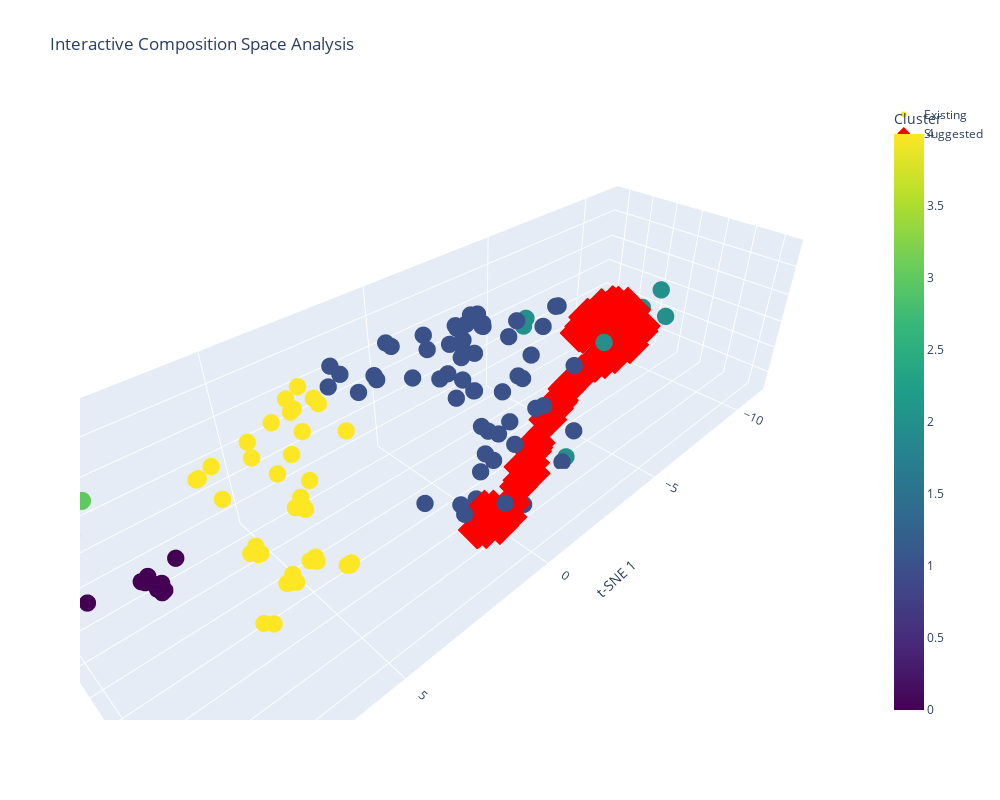

Notebook source saved alongside this figure:
### Code cell
# 5. Visualize results
#fig = plt.figure(figsize=(12, 8))
#ax = fig.add_subplot(111, projection='3d')

# Combine original and new compositions for t-SNE
all_compositions = compositions + new_compositions
print(f"Total compositions for t-SNE: {len(all_compositions)}")

# Convert all compositions to array format
all_comp_array = analyzer._compositions_to_array(all_compositions)
print(f"Combined composition array shape: {all_comp_array.shape}")

# Run t-SNE on all compositions together
all_embeddings = analyzer.tsne.fit_transform(all_comp_array)
print(f"Combined embeddings shape: {all_embeddings.shape}")

# Split embeddings back into original and new
original_embeddings = all_embeddings[:len(compositions)]
new_embeddings = all_embeddings[len(compositions):]

import plotly.graph_objects as go
from plotly.subplots import make_subplots

# Calculate statistics for each dimension
mean = np.mean(all_embeddings, axis=0)
std = np.std(all_embeddings, axis=0)
n_std = 2  # Number of standard deviations to consider as threshold

# Create masks for outliers
mask_original = np.all(np.abs(original_embeddings - mean) < n_std * std, axis=1)
mask_new = np.all(np.abs(new_embeddings - mean) < n_std * std, axis=1)

# Create the 3D scatter plot
fig = go.Figure()

# Plot original compositions with their clusters (filtered)
fig.add_trace(go.Scatter3d(
    x=original_embeddings[mask_original, 0],
    y=original_embeddings[mask_original, 1],
    z=original_embeddings[mask_original, 2],
    mode='markers',
    marker=dict(
        size=6,
        color=np.array(clusters)[mask_original],
        colorscale='Viridis',
        showscale=True,
        colorbar=dict(title='Cluster')
    ),
    text=[f"Cluster {c}<br>" + "<br>".join([f"{k}: {v:.3f}" for k, v in comp.items()]) 
          for c, comp in zip(np.array(clusters)[mask_original], np.array(compositions)[mask_original])],
    hoverinfo='text',
    name='Existing'
))

# Plot new compositions in red (filtered)
fig.add_trace(go.Scatter3d(
    x=new_embeddings[mask_new, 0],
    y=new_embeddings[mask_new, 1],
    z=new_embeddings[mask_new, 2],
    mode='markers',
    marker=dict(
        size=10,
        color='red',
        symbol='diamond'
    ),
    text=["Suggested<br>" + "<br>".join([f"{k}: {v:.3f}" for k, v in comp.items()]) 
          for comp in np.array(new_compositions)[mask_new]],
    hoverinfo='text',
    name='Suggested'
))

# Update the layout
fig.update_layout(
    title='Interactive Composition Space Analysis',
    scene=dict(
        xaxis_title='t-SNE 1',
        yaxis_title='t-SNE 2',
        zaxis_title='t-SNE 3'
    ),
    width=1000,
    height=800,
    showlegend=True
)

# Show the plot
fig.show()

### Figure 1 — Plotly figure (JSON) as saved in the notebook; plotly's stock layout.template omitted (floating-point values rounded to 4 significant figures; data arrays with more than 128 entries replaced by an {"elided": "..."} marker saying what was removed)
{"data": [{"hoverinfo": "text", "marker": {"color": {"elided": "138 int values"}, "colorbar": {"title": {"text": "Cluster"}}, "colorscale": [[0, "#440154"], [0.1111, "#482878"], [0.2222, "#3e4989"], [0.3333, "#31688e"], [0.4444, "#26828e"], [0.5556, "#1f9e89"], [0.6667, "#35b779"], [0.7778, "#6ece58"], [0.8889, "#b5de2b"], [1, "#fde725"]], "showscale": true, "size": 6}, "mode": "markers", "name": "Existing", "text": {"elided": "138 str values"}, "type": "scatter3d", "x": {"elided": "138 float values"}, "y": {"elided": "138 float values"}, "z": {"elided": "138 float values"}}, {"hoverinfo": "text", "marker": {"color": "red", "size": 10, "symbol": "diamond"}, "mode": "markers", "name": "Suggested", "text": ["Suggested<br>Cr: 0.041<br>Ti: 0.077<br>V: 0.825<br>W: 0.037<br>Zr: 0.019", "Suggested<br>Cr: 0.020<br>Ti: 0.019<br>V: 0.927<br>W: 0.015<br>Zr: 0.019", "Suggested<br>Cr: 0.041<br>Ti: 0.076<br>V: 0.828<br>W: 0.037<br>Zr: 0.019", "Suggested<br>Cr: 0.013<br>Ti: 0.014<br>V: 0.949<br>W: 0.010<br>Zr: 0.014", "Suggested<br>Cr: 0.022<br>Ti: 0.044<br>V: 0.901<br>W: 0.021<br>Zr: 0.013", "Suggested<br>Cr: 0.016<br>Ti: 0.032<br>V: 0.927<br>W: 0.015<br>Zr: 0.011", "Suggested<br>Cr: 0.018<br>Ti: 0.018<br>V: 0.931<br>W: 0.014<br>Zr: 0.018", "Suggested<br>Cr: 0.031<br>Ti: 0.059<br>V: 0.866<br>W: 0.028<br>Zr: 0.016", "Suggested<br>Cr: 0.013<br>Ti: 0.015<br>V: 0.947<br>W: 0.010<br>Zr: 0.015", "Suggested<br>Cr: 0.014<br>Ti: 0.029<br>V: 0.933<br>W: 0.013<br>Zr: 0.010", "Suggested<br>Cr: 0.025<br>Ti: 0.048<br>V: 0.892<br>W: 0.023<br>Zr: 0.013", "Suggested<br>Cr: 0.013<br>Ti: 0.015<br>V: 0.948<br>W: 0.010<br>Zr: 0.015", "Suggested<br>Cr: 0.044<br>Ti: 0.082<br>V: 0.815<br>W: 0.040<br>Zr: 0.020", "Suggested<br>Cr: 0.033<br>Ti: 0.062<br>V: 0.859<br>W: 0.030<br>Zr: 0.016", "Suggested<br>Cr: 0.012<br>Ti: 0.025<br>V: 0.942<br>W: 0.011<br>Zr: 0.009", "Suggested<br>Cr: 0.043<br>Ti: 0.081<br>V: 0.817<br>W: 0.039<br>Zr: 0.020", "Suggested<br>Cr: 0.010<br>Ti: 0.022<br>V: 0.949<br>W: 0.010<br>Zr: 0.009", "Suggested<br>Cr: 0.014<br>Ti: 0.015<br>V: 0.945<br>W: 0.011<br>Zr: 0.015", "Suggested<br>Cr: 0.041<br>Ti: 0.077<br>V: 0.826<br>W: 0.037<br>Zr: 0.019", "Suggested<br>Cr: 0.035<br>Ti: 0.066<br>V: 0.850<br>W: 0.032<br>Zr: 0.017", "Suggested<br>Cr: 0.017<br>Ti: 0.018<br>V: 0.934<br>W: 0.013<br>Zr: 0.018", "Suggested<br>Cr: 0.019<br>Ti: 0.038<br>V: 0.913<br>W: 0.018<br>Zr: 0.012", "Suggested<br>Cr: 0.011<br>Ti: 0.023<br>V: 0.947<br>W: 0.010<br>Zr: 0.009", "Suggested<br>Cr: 0.017<br>Ti: 0.017<br>V: 0.935<br>W: 0.013<br>Zr: 0.018", "Suggested<br>Cr: 0.034<br>Ti: 0.063<br>V: 0.856<br>W: 0.031<br>Zr: 0.016", "Suggested<br>Cr: 0.013<br>Ti: 0.015<br>V: 0.948<br>W: 0.010<br>Zr: 0.015", "Suggested<br>Cr: 0.020<br>Ti: 0.019<br>V: 0.926<br>W: 0.015<br>Zr: 0.020", "Suggested<br>Cr: 0.012<br>Ti: 0.014<br>V: 0.950<br>W: 0.010<br>Zr: 0.014", "Suggested<br>Cr: 0.013<br>Ti: 0.014<br>V: 0.949<br>W: 0.010<br>Zr: 0.014", "Suggested<br>Cr: 0.016<br>Ti: 0.033<br>V: 0.925<br>W: 0.015<br>Zr: 0.011", "Suggested<br>Cr: 0.026<br>Ti: 0.050<br>V: 0.887<br>W: 0.024<br>Zr: 0.014", "Suggested<br>Cr: 0.011<br>Ti: 0.023<br>V: 0.948<br>W: 0.010<br>Zr: 0.009", "Suggested<br>Cr: 0.027<br>Ti: 0.053<br>V: 0.881<br>W: 0.025<br>Zr: 0.014", "Suggested<br>Cr: 0.010<br>Ti: 0.022<br>V: 0.950<br>W: 0.010<br>Zr: 0.009", "Suggested<br>Cr: 0.025<br>Ti: 0.048<br>V: 0.890<br>W: 0.023<br>Zr: 0.014", "Suggested<br>Cr: 0.016<br>Ti: 0.032<br>V: 0.926<br>W: 0.015<br>Zr: 0.011", "Suggested<br>Cr: 0.042<br>Ti: 0.078<br>V: 0.823<br>W: 0.038<br>Zr: 0.019", "Suggested<br>Cr: 0.013<br>Ti: 0.015<br>V: 0.947<br>W: 0.010<br>Zr: 0.015", "Suggested<br>Cr: 0.018<br>Ti: 0.018<br>V: 0.932<br>W: 0.014<br>Zr: 0.018", "Suggested<br>Cr: 0.032<br>Ti: 0.060<br>V: 0.864<br>W: 0.029<br>Zr: 0.016", "Suggested<br>Cr: 0.039<br>Ti: 0.074<br>V: 0.832<br>W: 0.036<br>Zr: 0.018", "Suggested<br>Cr: 0.014<br>Ti: 0.028<br>V: 0.935<br>W: 0.013<br>Zr: 0.010", "Suggested<br>Cr: 0.031<br>Ti: 0.058<br>V: 0.868<br>W: 0.028<br>Zr: 0.015", "Suggested<br>Cr: 0.036<br>Ti: 0.068<br>V: 0.847<br>W: 0.033<br>Zr: 0.017", "Suggested<br>Cr: 0.012<br>Ti: 0.025<br>V: 0.944<br>W: 0.011<br>Zr: 0.009", "Suggested<br>Cr: 0.016<br>Ti: 0.017<br>V: 0.939<br>W: 0.012<br>Zr: 0.017", "Suggested<br>Cr: 0.017<br>Ti: 0.034<br>V: 0.923<br>W: 0.016<br>Zr: 0.011", "Suggested<br>Cr: 0.019<br>Ti: 0.019<br>V: 0.928<br>W: 0.015<br>Zr: 0.019", "Suggested<br>Cr: 0.022<br>Ti: 0.042<br>V: 0.903<br>W: 0.020<br>Zr: 0.012", "Suggested<br>Cr: 0.014<br>Ti: 0.028<br>V: 0.936<br>W: 0.013<br>Zr: 0.010", "Suggested<br>Cr: 0.038<br>Ti: 0.072<br>V: 0.838<br>W: 0.035<br>Zr: 0.018", "Suggested<br>Cr: 0.022<br>Ti: 0.042<br>V: 0.904<br>W: 0.020<br>Zr: 0.012", "Suggested<br>Cr: 0.034<br>Ti: 0.064<br>V: 0.855<br>W: 0.031<br>Zr: 0.016"], "type": "scatter3d", "x": [0.954, -6.253, 0.7688, -8.446, -3.909, -6.253, -6.835, -1.549, -8.018, -6.866, -3.325, -8.047, 1.547, -1.158, -7.675, 1.446, -8.288, -7.898, 0.8345, -0.542, -7.009, -4.887, -8.042, -7.2, -0.8847, -8.003, -6.172, -8.597, -8.545, -5.965, -2.971, -8.215, -2.51, -8.521, -3.222, -6.156, 1.168, -8.115, -6.666, -1.441, 0.4527, -6.883, -1.704, -0.3242, -7.581, -7.282, -5.708, -6.438, -4.132, -7.144, 0.1663, -4.14, -0.9283], "y": [2.126, -0.6296, 2.515, -0.688, 0.8122, 0.6775, -0.1864, 1.608, -1.068, 0.434, 1.015, -1.02, 2.456, 1.844, 0.4687, 2.414, -0.1533, -0.5561, 2.329, 2.073, -0.8911, 0.6032, 0.2186, -0.3202, 1.796, -0.8822, -0.4194, -0.2353, -0.6688, 0.3154, 1.131, 0.4537, 1.269, 0.2163, 1.049, 0.5418, 2.406, -0.1028, -0.7741, 1.659, 2.503, 0.1022, 1.548, 2.153, -0.1383, -0.8607, 0.4709, -0.3624, 0.7472, 0.592, 2.35, 0.745, 2.072], "z": [-1.096, 0.1218, -1.547, 0.3139, -0.28, -0.05575, 0.6812, -0.7558, 0.243, -0.5078, -0.3118, -0.3278, -1.204, -0.9396, -0.0953, -1.267, -0.8318, 0.5857, -1.042, -1.058, 0.3197, -0.2728, -0.7061, 0.5855, -0.9572, -0.6101, 0.4783, 0.2503, -0.2978, -0.4979, -0.3642, 0.03614, -0.4604, -0.3654, -0.3258, -0.3464, -1.492, 0.6133, -0.1541, -0.7961, -1.459, -0.73, -0.7019, -1.103, -0.8569, -0.2577, -0.2693, 0.608, -0.2913, -0.05336, -1.251, -0.2914, -1.048]}], "layout": {"height": 800, "scene": {"xaxis": {"title": {"text": "t-SNE 1"}}, "yaxis": {"title": {"text": "t-SNE 2"}}, "zaxis": {"title": {"text": "t-SNE 3"}}}, "showlegend": true, "title": {"text": "Interactive Composition Space Analysis"}, "width": 1000}}
